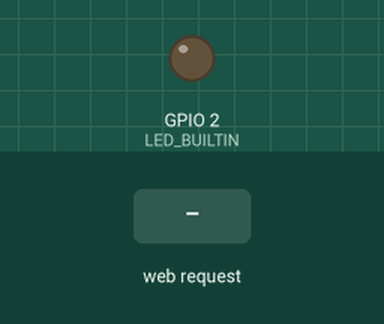
Simulated run of this sketch. Board: ESP32. Shown: output pins drawn as LEDs (lit = HIGH). The test bench sets the inputs (shaded band). WiFi joins after 1.5 s; servers stay silent unless stated; what the sketch prints to the serial monitor is not drawn.

Above: at 2.7 s.
2.8 s: HTTP request GET /ledon received
At 3.7 s:
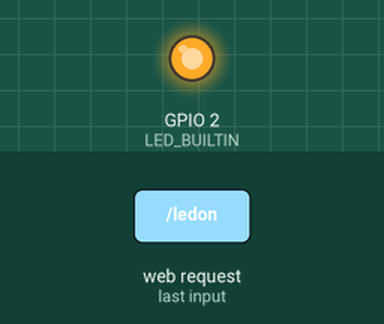
4.3 s: HTTP request GET /ledoff received
At 4.8 s:
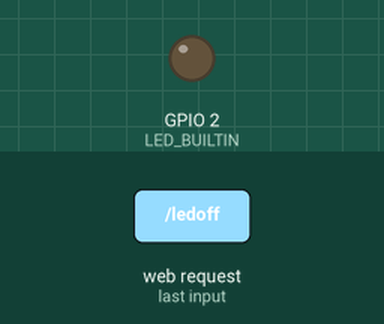
Timing chart, 0 to 7.3 s (numbered marks = the images above; inputs shaded):
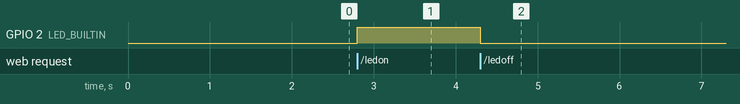

The sketch:

Practica1_rasp.ino
```cpp
#include <WiFi.h>
#include <WebServer.h>

// Configuración WiFi
const char* ssid = "xxxx_xx_xxxx";
const char* password = "xxxxxxxx";
WebServer server(80); // Servidor web en el puerto 80

void handleRoot() {
  server.send(200, "text/plain", "Servidor Pico W activo");
}

void handleLEDOn() {
  digitalWrite(LED_BUILTIN, HIGH);
  server.send(200, "text/plain", "LED encendido");
}

void handleLEDOff() {
  digitalWrite(LED_BUILTIN, LOW);
  server.send(200, "text/plain", "LED apagado");
}

void setup() {
  Serial.begin(115200);
  pinMode(LED_BUILTIN, OUTPUT);
  digitalWrite(LED_BUILTIN, LOW);

  // Conectar al WiFi
  Serial.print("Conectando a ");
  Serial.println(ssid);
  WiFi.begin(ssid, password);

  while (WiFi.status() != WL_CONNECTED) {
    delay(500);
    Serial.print(".");
  }
  Serial.println("\nConectado al WiFi");
  Serial.print("Dirección IP: ");
  Serial.println(WiFi.localIP());

  // Configurar rutas del servidor web
  server.on("/", handleRoot);
  server.on("/ledon", handleLEDOn);
  server.on("/ledoff", handleLEDOff);

  server.begin();
  Serial.println("Servidor web iniciado");
}

void loop() {
  server.handleClient();
}
```

Measured:
- after the input at 2.8 s, GPIO 2 (LED_BUILTIN): LOW → HIGH at once
- after the input at 4.3 s, GPIO 2 (LED_BUILTIN): HIGH → LOW at once
